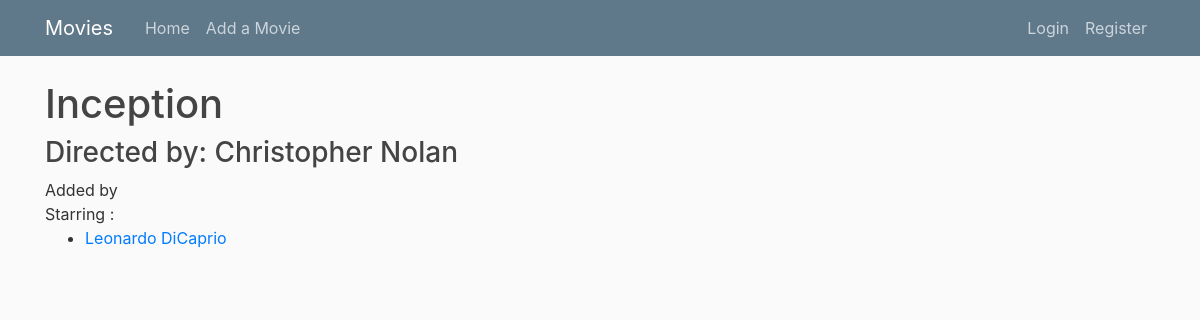
Before: /movie/1 with the older database file.
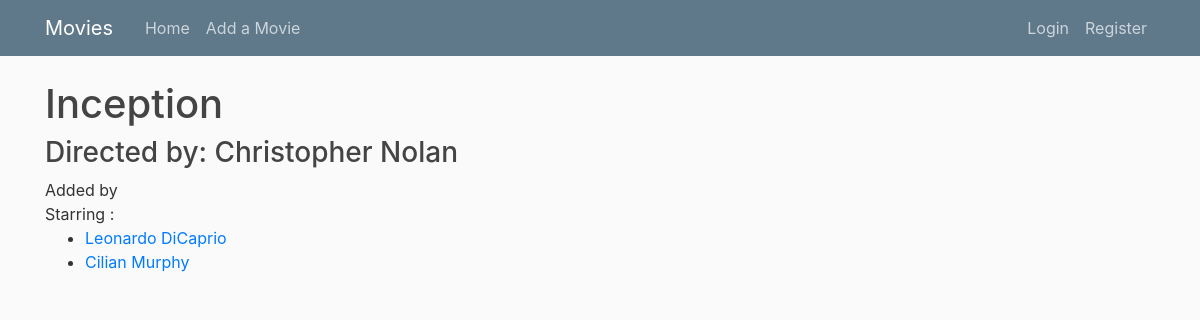
After: the same page with the newer database file.
### movies/models.py (models this page shows, shortened)
class Actor(models.Model):
    name = models.CharField(max_length=50)
    movie = models.ManyToManyField(Movie,blank=True,related_name="actor")

### movies/views.py (the view)
# urls.py: path("movie/<int:movie_id>",views.movie,name="movie"),
def movie(request, movie_id):
    movie = Movie.objects.get(id=movie_id)
    actors = movie.actor.all()
    not_inc = Actor.objects.exclude(movie=movie).all()
    if request.method == "POST":
        movie_form = ActorForm(request.POST)
        if movie_form.is_valid():
            actor_names = movie_form.cleaned_data["actor"].split(",")
            for actor_name in actor_names:
                actor_name = actor_name.strip()
                actor, created = Actor.objects.get_or_create(name=actor_name)
                movie.actor.add(actor)
            return HttpResponseRedirect(reverse("movie",args=(movie.id,)))
    else:
        movie_form = ActorForm()
    return render(
        request,
        "movies/movie.html",
        {
            "movie_form": movie_form,
            "movie": movie,
            "actors": actors,
            "title": movie.name,
            "not_inc": not_inc,
        },
    )

### movies/models.py (called while the page is built)
    def __str__(self):
        return self.name

### movies/templates/movies/movie.html (shortened to what this page needs)
{%extends "movies/layout.html"%}
{% load crispy_forms_tags %}
{%block body%}
<h1>{{movie.name}}</h1>
<h3>Directed by: {{movie.director}} </h3>
Added by {{movie.user}}<br>
Starring :
<ul>
    {%for actor in actors%}
    <li><a href="{%url 'actor' actor.name %}"> {{ actor.name }} </a></li>
    {%endfor%}
</ul>
    {%endblock%}

Changed rows visible on the page:
added Actor: name "Cilian Murphy"
